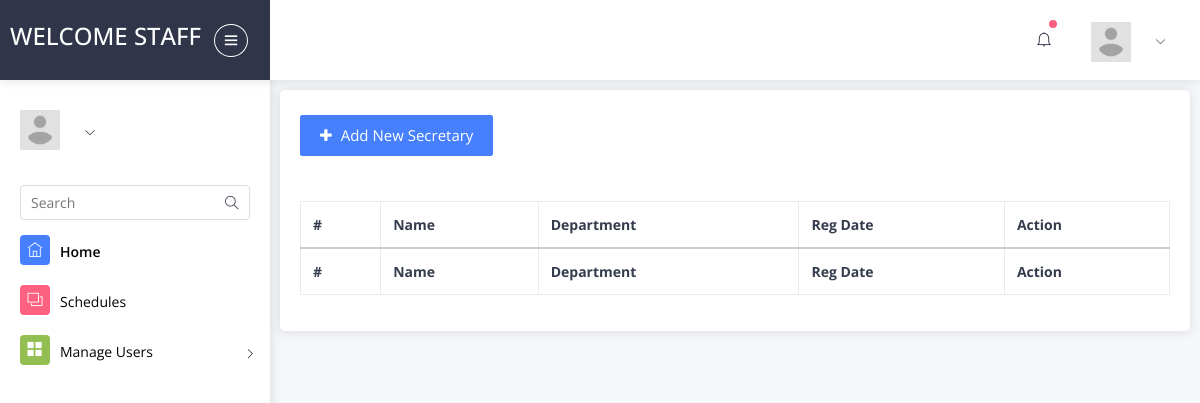
The app's page /pages/admin_manage_secretary.php (signed in), older data.
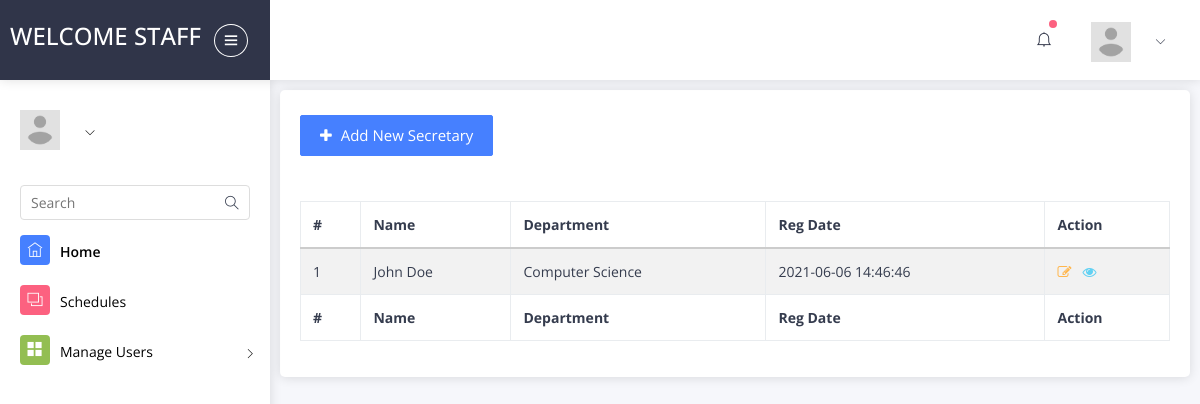
The same page, newer data.
### tables this page shows
CREATE TABLE `users` (
  `id` int(11) NOT NULL,
  `name` varchar(255) NOT NULL,
  `phone` varchar(255) DEFAULT NULL,
  `department` varchar(255) DEFAULT NULL,
  `position` varchar(255) DEFAULT NULL,
  `jobtype` varchar(255) DEFAULT NULL,
  `level` varchar(255) DEFAULT NULL,
  `email` varchar(255) NOT NULL,
  `gender` varchar(255) DEFAULT NULL,
  `registerationId` varchar(255) DEFAULT NULL,
  `password` varchar(255) NOT NULL,
  `picture` varchar(255) DEFAULT NULL,
  `memberType` varchar(255) DEFAULT NULL,
  `isActive` tinyint(1) NOT NULL,
  `createdBy` varchar(255) NOT NULL,
  `createdOn` datetime NOT NULL DEFAULT CURRENT_TIMESTAMP,
  `updatedOn` datetime NOT NULL DEFAULT '0000-00-00 00:00:00' ON UPDATE CURRENT_TIMESTAMP
);

### config/Connection.php (called while the page is built, shortened)
<?php
class Connection {
	private $pdo;
	private $dsn;
	private $DB_HOST = "localhost";
	private $DB_USER = "root";
	private $DB_PASSWORD = "";
	private $DB_NAME = "meeting_db";
	private $charset = "utf8";
	function __construct() {
		$this->dsn = "mysql:host=".$this->DB_HOST.";dbname=".$this->DB_NAME.";charset=".$this->charset."";
	}
	public function open_connection() {
		$opt = [
		    \PDO::ATTR_ERRMODE            => \PDO::ERRMODE_EXCEPTION,
		    \PDO::ATTR_DEFAULT_FETCH_MODE => \PDO::FETCH_OBJ,
		    \PDO::ATTR_EMULATE_PREPARES   => false,
		];
		$this->pdo = new \PDO($this->dsn, $this->DB_USER, $this->DB_PASSWORD, $opt);
		return $this->pdo;
	}
	public function query($sql="")
	{
		return $this->pdo->query($sql);
	}
	public function preparedStatement($sql, $args = NULL)
	{
	    if (!$args)
	    {
	         return $this->query($sql);
	    }
	    $stmt = $this->pdo->prepare($sql);
	    $stmt->execute($args);
	    return $stmt;
	}
	public function loadResultList($sql, $args = NULL)
	{
		return $this->preparedStatement($sql, $args)->fetchAll();
	}
}

### includes/Users.php (called while the page is built, shortened)
<?php
class Users
{
	function __construct($pdo) {
    	$this->pdo = $pdo;
  	}
	public function fetchSecUsers() {
		return $this->pdo->loadResultList("SELECT * FROM `users` WHERE `memberType`='3'");
	}
}

### pages/admin_manage_secretary.php (the view, shortened to what the changed rows need)
<?php require_once("../config/initialize.php");
$functions = new Functions;
$pdo = new Connection;
$users = new Users($pdo);
if(empty($_SESSION["user_token"])) {
  $functions->redirect_to("admin.php");
} else {
?>
<!DOCTYPE html>
<html lang="en">
<head>
      <link rel="stylesheet" type="text/css" href="assets/css/bootstrap/css/bootstrap.min.css">
      <link rel="stylesheet" type="text/css" href="assets/icon/themify-icons/themify-icons.css">
      <link rel="stylesheet" type="text/css" href="assets/icon/icofont/css/icofont.css">
      <link href="https://maxcdn.bootstrapcdn.com/font-awesome/4.3.0/css/font-awesome.min.css" rel="stylesheet">
      <link rel="stylesheet" type="text/css" href="assets/css/style.css">
      <link rel="stylesheet" type="text/css" href="assets/css/jquery.mCustomScrollbar.css">
      <link rel="stylesheet" type="text/css" href="../css/style.css">
  </head>
  <body>
    <div id="pcoded" class="pcoded">
        <div class="pcoded-container navbar-wrapper">
      <div class="pcoded-main-container">
         <div class="pcoded-wrapper">
<div class="pcoded-content">
  <div class="pcoded-inner-content">
    <div class="page-body">
      <div class="row">
        <div class="col-sm-12">
          <div class="card">
           <div class="card-body">
          <table id="zctb" class="display table table-striped table-bordered table-hover" cellspacing="0" width="100%">
                  <thead>
                    <tr>
                    <th>#</th>
                      <th> Name</th>
                      <th>Department </th>
                    <th>Reg Date</th>
                    <th>Action</th>
                    </tr>
                  </thead>
                  <tfoot>
                    <tr>
                    <th>#</th>
                      <th> Name</th>
                      <th>Department </th>
                    <th>Reg Date</th>
                    <th>Action</th>
                    </tr>
                  </tfoot>
                  <tbody>
                  <?php
$cnt = 1;
if($results = $users->fetchSecUsers())
{
foreach($results as $result)
{       ?>
                    <tr>
                      <td><?php echo htmlentities($cnt);?></td>
                      <td><?php echo htmlentities($result->name);?></td>
                      <td><?php echo htmlentities($result->department);?></td>
                      <td><?php echo htmlentities($result->createdOn);?></td>
                      <td>
                      <a href="admin_edit_user.php?userid=<?php echo $result->id;?>" title="edit" class="text-warning"><i class="fa fa-edit"></i></a>&nbsp;&nbsp;
                    <a href="admin_user_details.php?userid=<?php echo htmlentities($result->id);?>" title="view" class="text-info"><i class="fa fa-eye"></i></a>
                    </td>
                    </tr>
                    <?php $cnt=$cnt+1; }} ?>
                  </tbody>
                </table>
              </div>
            </div>
        </div>
      </div>
    </div>
  </div>
</div>
</body>
</html>
<?php } ?>

Row changes from the older to the newer data that the page shows:
added users: name "John Doe", department "Computer Science", createdOn "2021-06-06 14:46:46"
